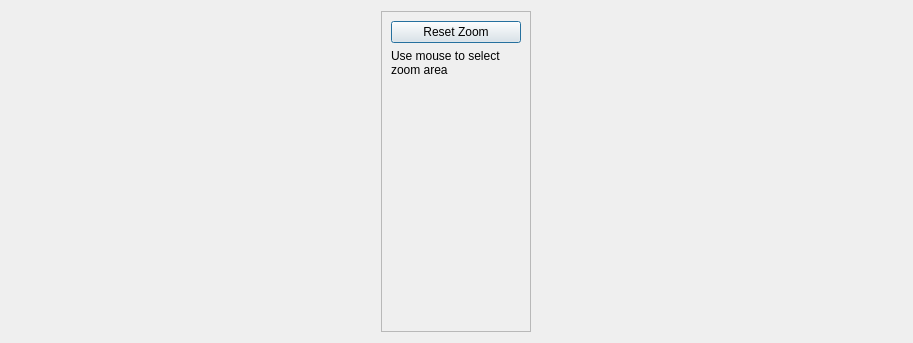
<?xml version="1.0" encoding="UTF-8"?>
<ui version="4.0">
 <class>DropoutAnalysisDialog</class>
 <widget class="QDialog" name="DropoutAnalysisDialog">
  <property name="geometry">
   <rect>
    <x>0</x>
    <y>0</y>
    <width>913</width>
    <height>343</height>
   </rect>
  </property>
  <property name="windowTitle">
   <string>Dropout Analysis</string>
  </property>
  <layout class="QHBoxLayout" name="horizontalLayout_2">
   <item>
    <layout class="QHBoxLayout" name="horizontalLayout">
     <item>
      <layout class="QVBoxLayout" name="verticalLayout"/>
     </item>
    </layout>
   </item>
   <item>
    <widget class="QFrame" name="frame">
     <property name="minimumSize">
      <size>
       <width>150</width>
       <height>0</height>
      </size>
     </property>
     <property name="maximumSize">
      <size>
       <width>150</width>
       <height>16777215</height>
      </size>
     </property>
     <property name="frameShape">
      <enum>QFrame::StyledPanel</enum>
     </property>
     <property name="frameShadow">
      <enum>QFrame::Raised</enum>
     </property>
     <layout class="QVBoxLayout" name="verticalLayout_3">
      <item>
       <layout class="QVBoxLayout" name="verticalLayout_2">
        <item>
         <widget class="QPushButton" name="reset_pushButton">
          <property name="text">
           <string>Reset Zoom</string>
          </property>
         </widget>
        </item>
        <item>
         <widget class="QLabel" name="label">
          <property name="minimumSize">
           <size>
            <width>0</width>
            <height>0</height>
           </size>
          </property>
          <property name="text">
           <string>Use mouse to select zoom area</string>
          </property>
          <property name="wordWrap">
           <bool>true</bool>
          </property>
         </widget>
        </item>
        <item>
         <spacer name="verticalSpacer">
          <property name="orientation">
           <enum>Qt::Vertical</enum>
          </property>
          <property name="sizeHint" stdset="0">
           <size>
            <width>20</width>
            <height>40</height>
           </size>
          </property>
         </spacer>
        </item>
       </layout>
      </item>
     </layout>
    </widget>
   </item>
  </layout>
 </widget>
 <resources/>
 <connections/>
</ui>
